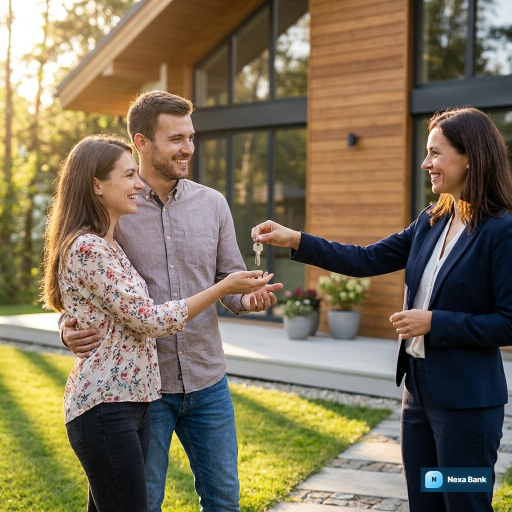
#> input picture backend/agents/generated_media/instagram_post_2a3c4f6d2d05.png, 1024 x 1024 px (shown at 1/2 size)
$ python -i image_branding.py   (imports and definitions only)
#> lines starting #> are read from the running program, lines starting #| are printed output that depends on the picture
import io
import logging
import os

import httpx
from PIL import Image

logger = logging.getLogger(__name__)

LOGO_PATH = os.path.join(
    os.path.dirname(__file__),
    "assets",
    "nexa_bank_logo.png",
)

# Where composited post images are saved before being served back out
# via GET /admin/media/{filename}.
#
# IMPORTANT: this must be an absolute path, not a bare relative
# string. A relative path like "generated_media" resolves against
# the process's current working directory — which can silently
# differ between the request that writes the file and a later
# request that reads it (e.g. under `uvicorn --reload` on Windows,
# where a reload can restart the worker with a different cwd). That
# mismatch is exactly what causes a file to save successfully but
# then 404 on GET. Anchoring to this file's own directory avoids it.
_DEFAULT_MEDIA_DIR = os.path.join(os.path.dirname(__file__), "generated_media")
MEDIA_DIR = os.getenv("ADMIN_MEDIA_DIR", _DEFAULT_MEDIA_DIR)


# [47 lines left out: function add_logo_watermark, not called in this run]


def brand_and_save_image(image_url: str) -> str:
    """
    Downloads a generated image from image_url, composites the Nexa
    Bank logo onto it, saves it to MEDIA_DIR, and returns just the
    filename (not the full path) — pair with
    GET /admin/media/{filename} to build a public URL for Zernio to
    fetch when publishing.
    """

    logger.info("IMAGE_BRANDING | downloading base image | url=%s", image_url)

    with httpx.Client(timeout=30.0) as client:
        response = client.get(image_url)
        response.raise_for_status()
        base_image_bytes = response.content

    logger.info("IMAGE_BRANDING | compositing logo")

    branded_bytes = add_logo_watermark(base_image_bytes)

    os.makedirs(MEDIA_DIR, exist_ok=True)

    import uuid
    filename = f"instagram_post_{uuid.uuid4().hex[:12]}.png"
    path = os.path.join(MEDIA_DIR, filename)

    with open(path, "wb") as f:
        f.write(branded_bytes)

    logger.info("IMAGE_BRANDING | saved | path=%s", path)

    return filename

>>> import cv2
>>> picture = cv2.imread('generated_media/instagram_post_2a3c4f6d2d05.png', cv2.IMREAD_GRAYSCALE)
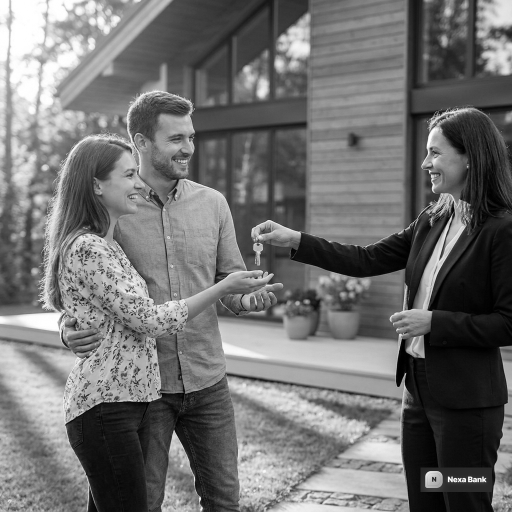
#> picture: shape (1024, 1024) (shown at 1/2 size); min 0, max 255, mean 113
#> (the run stopped early here; a loop or call above may not have finished)

$ run again, on backend/agents/generated_media/instagram_post_7bd5b1b3c844.png
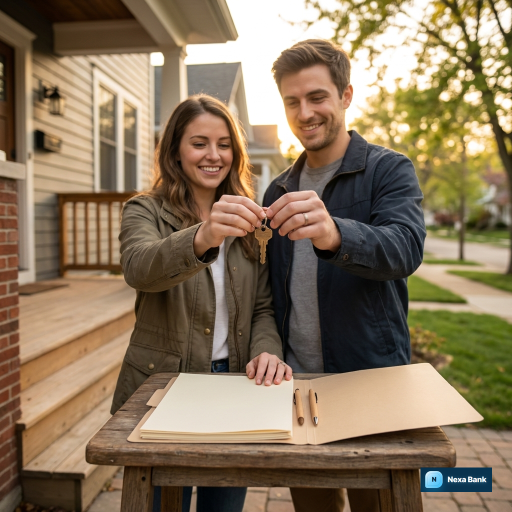
#> input picture backend/agents/generated_media/instagram_post_7bd5b1b3c844.png, 1024 x 1024 px (shown at 1/2 size)
#> `picture = cv2.imread('generated_media/instagram_post_2a3c4f6d2d05.png'..`:
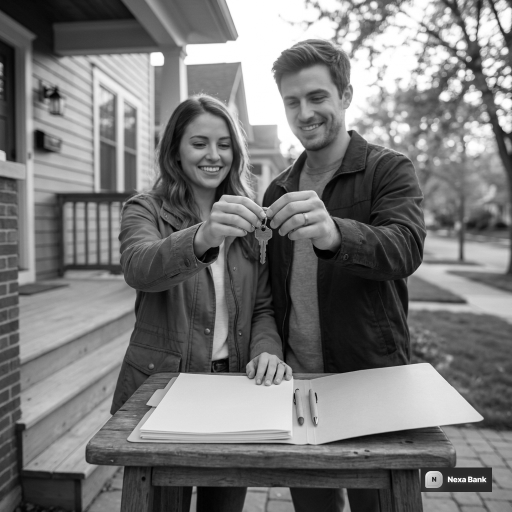
#> picture: shape (1024, 1024) (shown at 1/2 size); min 0, max 255, mean 120.3

$ run again, on backend/agents/generated_media/instagram_post_e9630e252b88.png
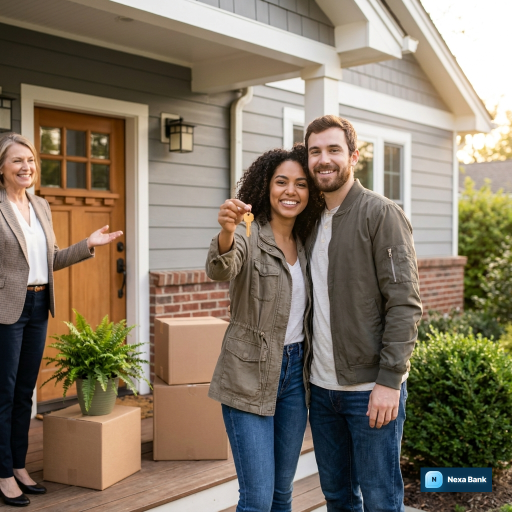
#> input picture backend/agents/generated_media/instagram_post_e9630e252b88.png, 1024 x 1024 px (shown at 1/2 size)
#> `picture = cv2.imread('generated_media/instagram_post_2a3c4f6d2d05.png'..`:
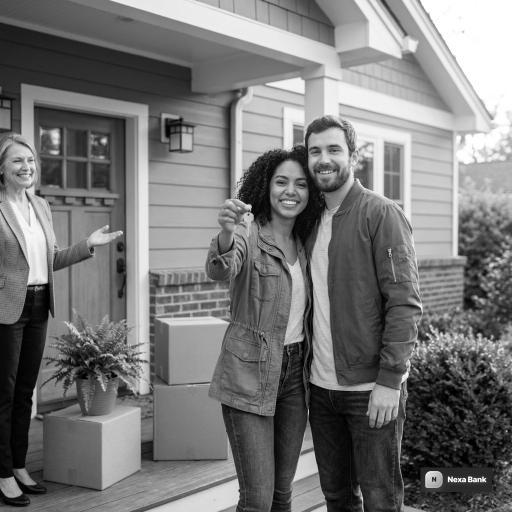
#> picture: shape (1024, 1024) (shown at 1/2 size); min 0, max 255, mean 118.7
